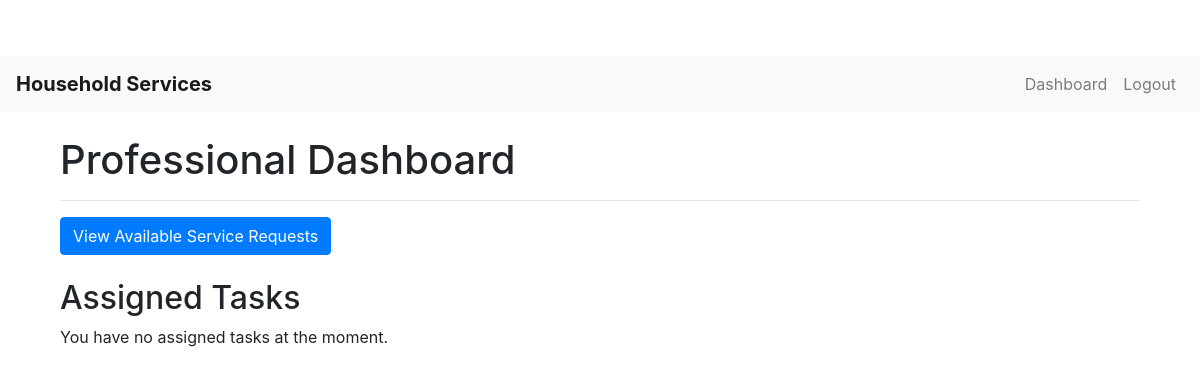
The page /professional/dashboard (signed in) on the database as committed earlier.
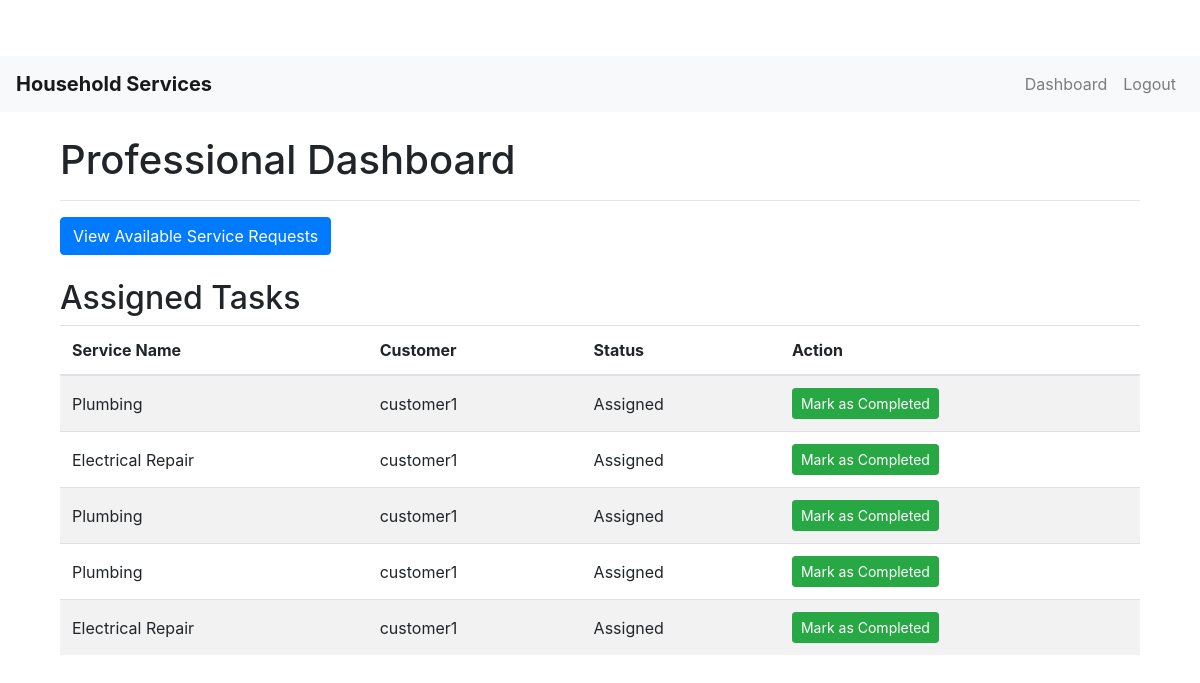
The same page on the database as committed later.
### models.py (models this page shows, shortened)
class ServiceRequest(db.Model):
    __tablename__ = 'service_requests'  # Ensure table name is specified
    id = db.Column(db.Integer, primary_key=True)
    service_id = db.Column(db.Integer, db.ForeignKey('services.id'), nullable=False)
    customer_id = db.Column(db.Integer, db.ForeignKey('users.id'), nullable=False)
    professional_id = db.Column(db.Integer, db.ForeignKey('users.id'))
    service_status = db.Column(db.String(20), nullable=False, default='requested')
    service = db.relationship('Service', backref='service_requests')
    date_of_request = db.Column(db.DateTime, default=datetime.utcnow)
    date_of_completion = db.Column(db.DateTime)
    remarks = db.Column(db.Text)

class Service(db.Model):
    __tablename__ = 'services'  # Ensure table name is specified
    id = db.Column(db.Integer, primary_key=True)
    name = db.Column(db.String(100), nullable=False)
    base_price = db.Column(db.Float, nullable=False)
    time_required = db.Column(db.Integer, nullable=False)  # Time in minutes
    description = db.Column(db.Text)

class User(UserMixin, db.Model):
    __tablename__ = 'users'  # Ensure table name is specified
    id = db.Column(db.Integer, primary_key=True)
    username = db.Column(db.String(100), unique=True, nullable=False)
    password = db.Column(db.String(128), nullable=False)
    role = db.Column(db.String(20), nullable=False)  # 'admin', 'professional', 'customer'
    is_active = db.Column(db.Boolean, default=True)
    date_created = db.Column(db.DateTime, default=datetime.utcnow)
    service_type = db.Column(db.String(100))
    experience = db.Column(db.Integer)
    customer_service_requests = db.relationship('ServiceRequest', backref='customer', foreign_keys='ServiceRequest.customer_id', lazy='dynamic')
    professional_service_requests = db.relationship('ServiceRequest', backref='professional', foreign_keys='ServiceRequest.professional_id', lazy='dynamic')

### routes.py (the view)
@app.route('/professional/dashboard')
@login_required
def professional_dashboard():
    if current_user.role != 'professional':
        flash('Access denied.')
        return redirect(url_for('index'))
    assigned_requests = ServiceRequest.query.filter_by(professional_id=current_user.id).all()
    return render_template('professional_dashboard.html', assigned_requests=assigned_requests)

### app.py (called while the page is built)
@login_manager.user_loader
def load_user(user_id):
    return User.query.get(int(user_id))

### templates/professional_dashboard.html
{% extends 'base.html' %}
{% block content %}
<div class="container mt-4">
    <h1>Professional Dashboard</h1>
    <hr>
    <a href="{{ url_for('view_requests') }}" class="btn btn-primary">View Available Service Requests</a>
    <h2 class="mt-4">Assigned Tasks</h2>
    {% if assigned_requests %}
    <table class="table table-striped">
        <thead>
            <tr>
                <th>Service Name</th>
                <th>Customer</th>
                <th>Status</th>
                <th>Action</th>
            </tr>
        </thead>
        <tbody>
            {% for request in assigned_requests %}
            <tr>
                <td>{{ request.service.name }}</td>
                <td>{{ request.customer.username }}</td>
                <td>{{ request.service_status.capitalize() }}</td>
                <td>
                    <form action="{{ url_for('complete_request', request_id=request.id) }}" method="POST" style="display:inline;">
                        <button type="submit" class="btn btn-sm btn-success">Mark as Completed</button>
                    </form>
                </td>
            </tr>
            {% endfor %}
        </tbody>
    </table>
    {% else %}
    <p>You have no assigned tasks at the moment.</p>
    {% endif %}
</div>
{% endblock %}

Rows that differ between the two databases and show on the page:
now on this page (row edited): ServiceRequest: service.name "Plumbing", customer.username "customer1", service_status "Assigned"
added ServiceRequest: service.name "Electrical Repair", customer.username "customer1", service_status "Assigned"
added ServiceRequest: service.name "Plumbing", customer.username "customer1", service_status "Assigned"
added ServiceRequest: service.name "Plumbing", customer.username "customer1", service_status "Assigned"
added ServiceRequest: service.name "Electrical Repair", customer.username "customer1", service_status "Assigned"
Other text that changed with them:
text no longer shown: "You have no assigned tasks at the moment."
text now shown: "Service Name Customer Status Action"
